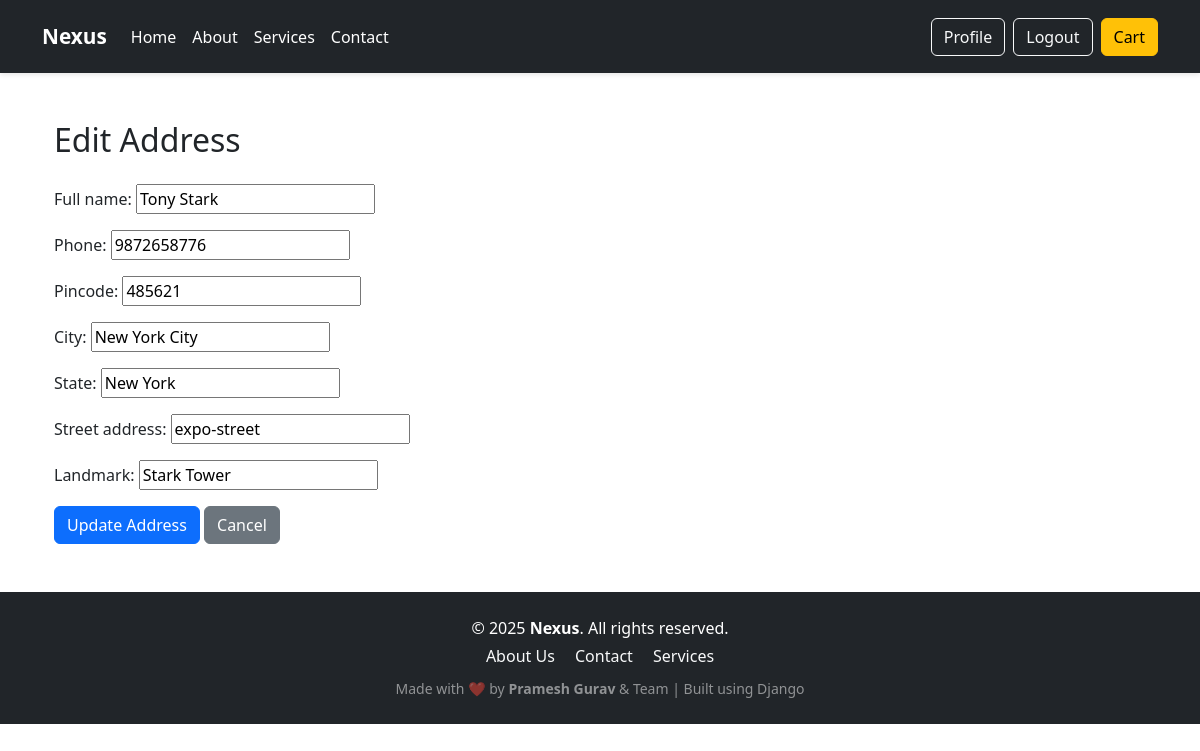
Screenshot of /edit-address/26/ (signed in) with the database file from the repository.
### store/models.py (models this page shows, shortened)
class Address(models.Model):
    user = models.ForeignKey(User, on_delete=models.CASCADE)
    full_name = models.CharField(max_length=100)
    phone = models.CharField(max_length=15)
    pincode = models.CharField(max_length=10)
    city = models.CharField(max_length=100)
    state = models.CharField(max_length=100)
    street_address = models.CharField(max_length=200)
    landmark = models.CharField(max_length=200, blank=True, null=True)

### store/views.py (the view)
# urls.py: path('edit-address/<int:pk>/', views.edit_address, name='edit_address'),
@login_required
def edit_address(request, pk):
    address = get_object_or_404(Address, pk=pk, user=request.user)
    if request.method == 'POST':
        form = AddressForm(request.POST, instance=address)
        if form.is_valid():
            form.save()
            messages.success(request, "Address updated successfully.")
            return redirect('address_book')
    else:
        form = AddressForm(instance=address)
    return render(request, 'store/edit_address.html', {'form': form})

### store/forms.py
class AddressForm(forms.ModelForm):
    class Meta:
        model = Address
        fields = ['full_name', 'phone', 'pincode', 'city', 'state', 'street_address', 'landmark']

### store/templates/store/edit_address.html (shortened to what this page needs)
{% extends 'store/base.html' %}
{% block content %}
<div class="container mt-5">
    <h2 class="mb-4">Edit Address</h2>
    <form method="post">
        {{ form.as_p }}
        <button type="submit" class="btn btn-primary">Update Address</button>
        <a href="{% url 'address_book' %}" class="btn btn-secondary">Cancel</a>
    </form>
</div>
{% endblock %}

### static/css/style.css (style rules this page uses)
body { background-color: #ffffff; font-family: 'Segoe UI', sans-serif; justify-content: center; align-items: center; margin: 0; padding: 0; }

### rows the page displays
Address: full_name "Tony Stark", phone "9872658776", pincode "485621", city "New York City", state "New York", street_address "expo-street", landmark "Stark Tower"
